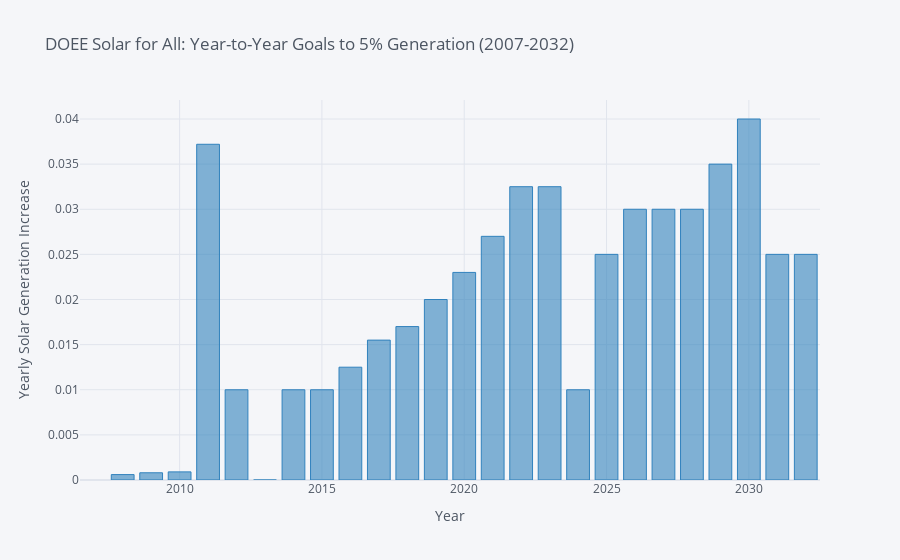

The notebook cell saved with this chart:
### Code cell
dfdiff['Solar'].iplot(kind='bar', colorscale='-blues',xTitle='Year',yTitle='Yearly Solar Generation Increase', title='DOEE Solar for All: Year-to-Year Goals to 5% Generation (2007-2032)')

### Figure 1 — Plotly figure (JSON) as saved in the notebook; plotly's stock layout.template omitted (floating-point values rounded to 4 significant figures)
{"data": [{"marker": {"color": "rgba(49, 130, 189, 0.6)", "line": {"color": "rgba(49, 130, 189, 1.0)", "width": 1}}, "name": "Solar", "orientation": "v", "text": "", "type": "bar", "x": [2007, 2008, 2009, 2010, 2011, 2012, 2013, 2014, 2015, 2016, 2017, 2018, 2019, 2020, 2021, 2022, 2023, 2024, 2025, 2026, 2027, 2028, 2029, 2030, 2031, 2032], "y": ["", 0.0006, 0.0008, 0.0009, 0.0372, 0.01, 0, 0.01, 0.01, 0.0125, 0.0155, 0.017, 0.02, 0.023, 0.027, 0.0325, 0.0325, 0.01, 0.025, 0.03, 0.03, 0.03, 0.035, 0.04, 0.025, 0.025]}], "layout": {"legend": {"bgcolor": "#F5F6F9", "font": {"color": "#4D5663"}}, "paper_bgcolor": "#F5F6F9", "plot_bgcolor": "#F5F6F9", "title": {"font": {"color": "#4D5663"}, "text": "DOEE Solar for All: Year-to-Year Goals to 5% Generation (2007-2032)"}, "xaxis": {"gridcolor": "#E1E5ED", "showgrid": true, "tickfont": {"color": "#4D5663"}, "title": {"font": {"color": "#4D5663"}, "text": "Year"}, "zerolinecolor": "#E1E5ED"}, "yaxis": {"gridcolor": "#E1E5ED", "showgrid": true, "tickfont": {"color": "#4D5663"}, "title": {"font": {"color": "#4D5663"}, "text": "Yearly Solar Generation Increase"}, "zerolinecolor": "#E1E5ED"}}}
